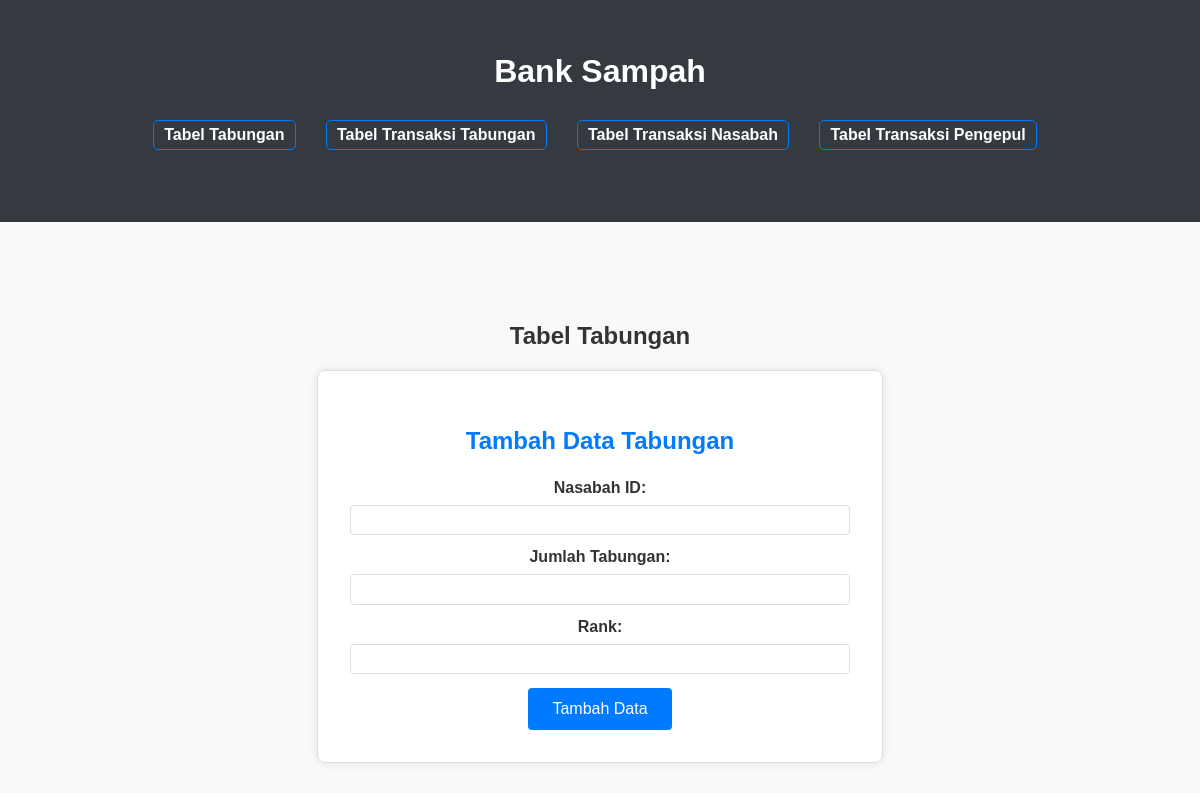
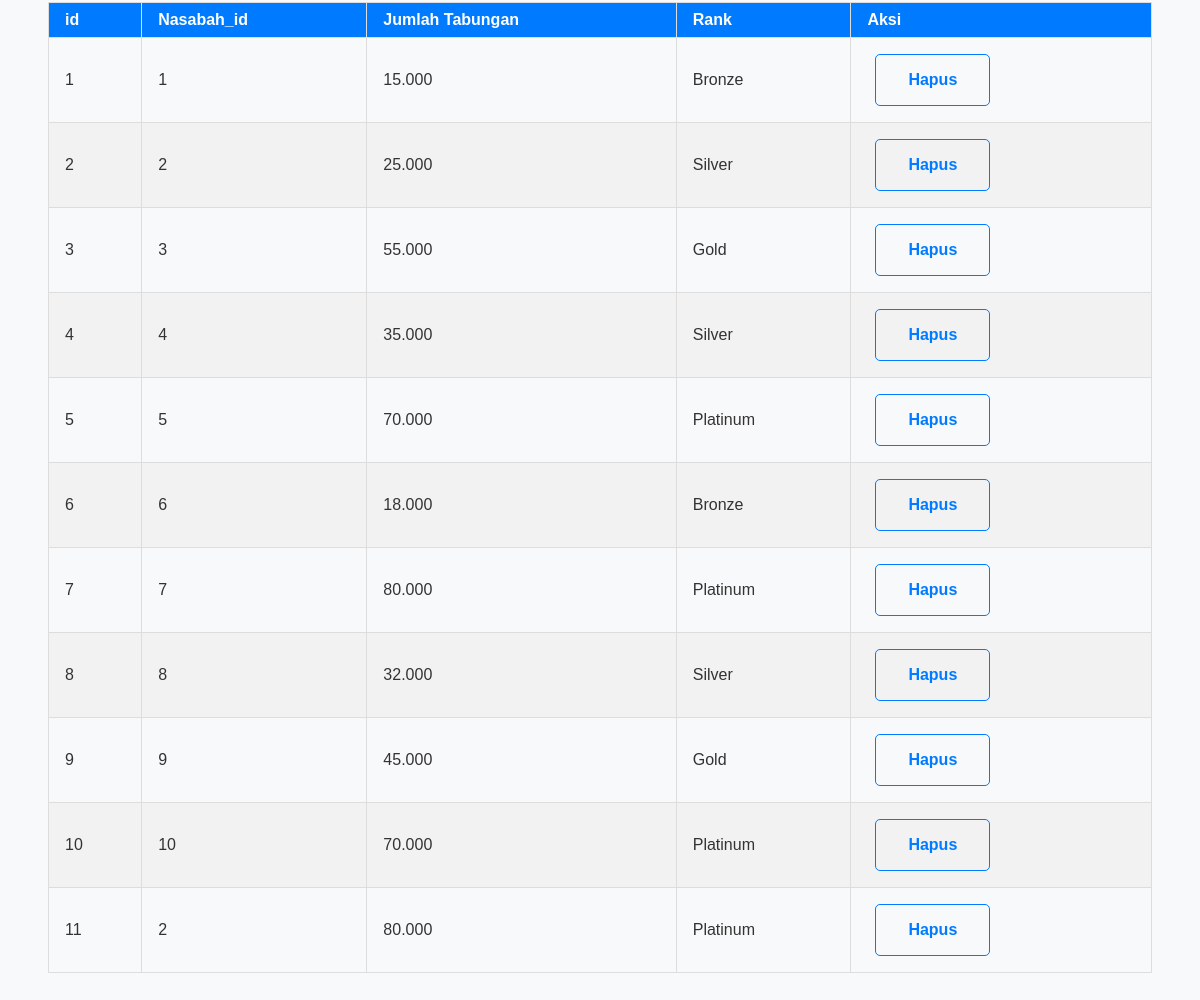
Screenshot of /Petugas_Keuangan/Tabungan.php with the database file from the repository (2 pictures, top to bottom).
### tables this page shows
CREATE TABLE `tabungan` (
  `id` int(11) NOT NULL,
  `nasabah_id` int(11) DEFAULT NULL,
  `jumlah` decimal(10,2) NOT NULL,
  `rank` enum('Bronze','Silver','Gold','Platinum') NOT NULL
);

### Petugas_Keuangan/Tabungan.php (the view, shortened to what this page needs)
<!DOCTYPE html>
<html lang="en">
<head>
    <link rel="stylesheet" href="Tabel.css">
</head>
<body>
    <header>
        <h1>Bank Sampah</h1>
        <nav>
            <ul>
                <li><a href="Tabungan.php">Tabel Tabungan</a></li>
                <li><a href="Transaksi_Tabungan.php">Tabel Transaksi Tabungan</a></li>
                <li><a href="Transaksi_Nasabah.php">Tabel Transaksi Nasabah</a></li>
                <li><a href="Transaksi_Pengepul.php">Tabel Transaksi Pengepul</a></li>
            </ul>
        </nav>
    </header>
    <main>
        <h2>Tabel Tabungan</h2>
        <form action="create_tabungan.php" method="post">
            <h3>Tambah Data Tabungan</h3>
            <label for="nasabah_id">Nasabah ID:</label>
            <input type="number" id="nasabah_id" name="nasabah_id" required>
            <label for="jumlah">Jumlah Tabungan:</label>
            <input type="number" id="jumlah" name="jumlah" required>
            <label for="rank">Rank:</label>
            <input type="text" id="rank" name="rank" required>
            <input type="submit" value="Tambah Data">
        </form>
        <table class="data-table">
            <thead>
                <tr>
                    <th>id</th>
                    <th>Nasabah_id</th>
                    <th>Jumlah Tabungan</th>
                    <th>Rank</th>
                    <th>Aksi</th>
                </tr>
            </thead>
            <tbody>
            <?php
                include '../koneksi/koneksi_keuangan.php';
                $sql = "CALL show_tabungan();";
                $result = $conn->query($sql);
                if ($result->num_rows > 0) {
                    while ($row = $result->fetch_assoc()) {
                        echo "<tr>";
                        echo "<td>" . htmlspecialchars($row['id']) . "</td>";
                        echo "<td>" . htmlspecialchars($row['nasabah_id']) . "</td>";
                        echo "<td>" . number_format($row['jumlah'], 0, ',', '.') . "</td>";
                        echo "<td>" . htmlspecialchars($row['rank']) . "</td>";
                        echo "<td><a href='delete_tabungan.php?id=" . htmlspecialchars($row['id']) . "' onclick='return confirm(\"Anda yakin ingin menghapus data ini?\")'>Hapus</a></td>";
                        echo "</tr>";
                    }
                } else {
                    echo "<tr><td colspan='5'>Tidak ada data</td></tr>";
                }
            ?>
            </tbody>
        </table>
    </main>
</body>
</html>

### Petugas_Keuangan/Tabel.css (style rules this page uses)
body { font-family: Arial, sans-serif; margin: 0; padding: 0; background-color: #f8f9fa; color: #333; }
header { background-color: #343a40; color: #fff; padding: 2em; text-align: center; margin-bottom: 2em; }
nav { background-color: #343a40; margin-bottom: 2em; }
nav ul { list-style-type: none; margin: 0; padding: 0; text-align: center; }
nav ul li { display: inline; margin-right: 10px; }
nav ul li a { color: #fff; text-decoration: none; padding: 5px 10px; border-radius: 5px; transition: background-color 0.3s; }
main { padding: 3em; text-align: center; }
ul { list-style-type: none; padding: 0; }
li { margin: 2em 0; }
a { text-decoration: none; color: #007bff; font-weight: bold; padding: 1em 2em; border: 1px solid #007bff; border-radius: 5px; transition: background-color 0.3s, color 0.3s; display: inline-block; margin: 0.5em; }
.data-table { width: 100%; border-collapse: collapse; margin: 2em 0; }
.data-table th, .data-table td { border: 1px solid #ddd; padding: 0.5em 1em; text-align: left; }
.data-table th { background-color: #007bff; color: white; }
.data-table tr:nth-child(even) { background-color: #f2f2f2; }
form { max-width: 500px; margin: 0 auto; padding: 2em; border: 1px solid #ddd; border-radius: 8px; background-color: #fff; box-shadow: 0 0 10px rgba(0, 0, 0, 0.1); }
form h3 { margin-bottom: 1em; font-size: 1.5em; color: #007bff; }
form label { display: block; margin-bottom: 0.5em; font-weight: bold; }
form input[type="number"], form input[type="text"] { width: 100%; padding: 0.5em; margin-bottom: 1em; border: 1px solid #ddd; border-radius: 4px; box-sizing: border-box; }
form input[type="submit"] { background-color: #007bff; color: #fff; border: none; padding: 0.75em 1.5em; border-radius: 4px; cursor: pointer; font-size: 1em; transition: background-color 0.3s, color 0.3s; }

### rows the page displays
tabungan: id "1", nasabah "1", jumlah "15.000", rank "Bronze"
tabungan: id "2", nasabah "2", jumlah "25.000", rank "Silver"
tabungan: id "3", nasabah "3", jumlah "55.000", rank "Gold"
tabungan: id "4", nasabah "4", jumlah "35.000", rank "Silver"
tabungan: id "5", nasabah "5", jumlah "70.000", rank "Platinum"
tabungan: id "6", nasabah "6", jumlah "18.000", rank "Bronze"
tabungan: id "7", nasabah "7", jumlah "80.000", rank "Platinum"
tabungan: id "8", nasabah "8", jumlah "32.000", rank "Silver"
tabungan: id "9", nasabah "9", jumlah "45.000", rank "Gold"
tabungan: id "10", nasabah "10", jumlah "70.000", rank "Platinum"
tabungan: id "11", nasabah "2", jumlah "80.000", rank "Platinum"
